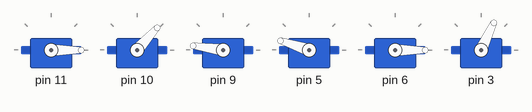
Recording of a sketch running on a simulated Arduino Uno, built with avr-gcc and run on an emulated ATmega328P. Parts: 6 × servo.

Above: at 6.17 s.
At 9.2 s:
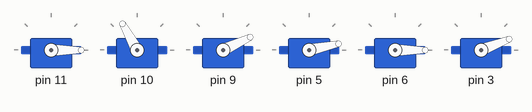
At 15.1 s:
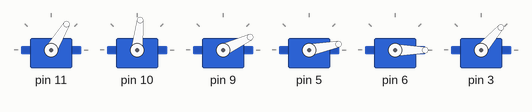
At 20.5 s:
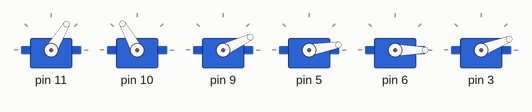
At 29.1 s:
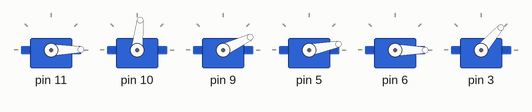
At 37.1 s:
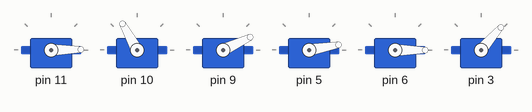
Timing chart, 0 to 40.0 s (numbered marks = the images above):
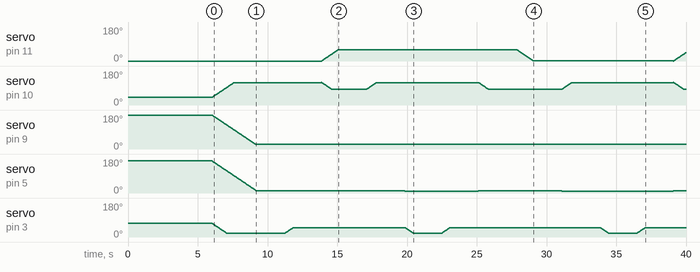

The sketch:

MovementsRecorded.ino
```cpp
 /*
  testBraccio90.ino

 testBraccio90 is a setup sketch to check the alignment of all the servo motors
 This is the first sketch you need to run on Braccio
 When you start this sketch Braccio will be positioned perpendicular to the base
 If you can't see the Braccio in this exact position you need to reallign the servo motors position

 Created on 18 Nov 2015
 by Andrea Martino

 This example is in the public domain.
 */

#include <Braccio.h>
#include <Servo.h>


Servo base;
Servo shoulder;
Servo elbow;
Servo wrist_rot;
Servo wrist_ver;
Servo gripper;


void setup() {
  //Initialization functions and set up the initial position for Braccio
  //All the servo motors will be positioned in the "safety" position:
  //Base (M1):90 degrees
  //Shoulder (M2): 45 degrees
  //Elbow (M3): 180 degrees
  //Wrist vertical (M4): 180 degrees
  //Wrist rotation (M5): 90 degrees
  //gripper (M6): 10 degrees
  Braccio.begin();
//  delay(2000);


}

void loop() {
  /*
   Step Delay: a milliseconds delay between the movement of each servo.  Allowed values from 10 to 30 msec.
   M1=base degrees. Allowed values from 0 to 180 degrees
   M2=shoulder degrees. Allowed values from 15 to 165 degrees
   M3=elbow degrees. Allowed values from 0 to 180 degrees
   M4=wrist vertical degrees. Allowed values from 0 to 180 degrees
   M5=wrist rotation degrees. Allowed values from 0 to 180 degrees
   M6=gripper degrees. Allowed values from 10 to 73 degrees. 10: the toungue is open, 73: the gripper is closed. 0,60
  */

  // the arm is aligned upwards  and the gripper is closed
                     //(step delay, M1, M2, M3, M4, M5, M6);
//  Braccio.ServoMovement(20,0, 28, 0, 69, 0,  20);


 makeMovements();

}

void servoMovementWrapper(float M1,float M2, float M3,float M4,float M5, float M6){


  M2 = 180 - M2; // correction in theta

  M2 = M2 + 23; // error in z to bring it to ground
  M4 = M4 + 10; // error in y

  Braccio.ServoMovement(20,M1, M2, M3, M4, M5,  M6);

}


void makeMovements(){
  servoMovementWrapper(0, 82.74, 24.24, 1.02, 0,  20); // reach position
  delay(2000);
  servoMovementWrapper(0, 82.74, 24.24, 1.02, 0,  50); //close
  delay(2000);
  servoMovementWrapper(60, 120, 26.24, 0, 0,  50); //rise up + tilt
  delay(2000);
  servoMovementWrapper(60, 82.74, 26.24, 0, 0,  50); // place below
  delay(2000);
  servoMovementWrapper(60, 82.74, 24.24, 1.02, 0,  20); // release
  delay(2000);
  servoMovementWrapper(60, 82.74, 24.24, 1.02, 0,  50); // release
  delay(2000);
  servoMovementWrapper(60, 120, 26.24, 0, 0,  50); //rise up
  delay(2000);
  servoMovementWrapper(0, 120, 26.24, 0, 0,  50); //tilt back
  delay(2000);
  servoMovementWrapper(0, 82.74, 24.24, 1.02, 0,  50); // reach below
  delay(2000);


}
```
